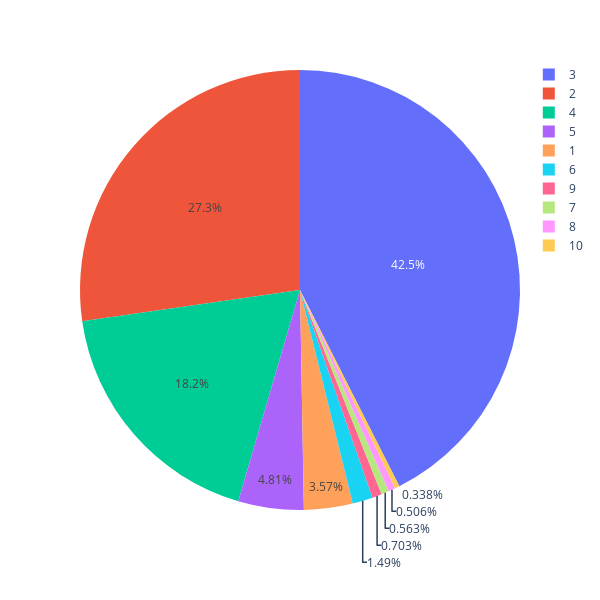

Notebook code cell kept with this figure:
### Code cell
fig = px.pie(df, names='bedRoom')

fig.update_layout(
    autosize=False,
    width=600,
    height=600,
)

# Show the plot
fig.show()

### Figure 1 — Plotly figure (JSON) as saved in the notebook; plotly's stock layout.template omitted (floating-point values rounded to 4 significant figures; data arrays with more than 128 entries replaced by an {"elided": "..."} marker saying what was removed)
{"data": [{"domain": {"x": [0, 1], "y": [0, 1]}, "hovertemplate": "bedRoom=%{label}<extra></extra>", "labels": {"elided": "3554 int values"}, "legendgroup": "", "name": "", "showlegend": true, "type": "pie"}], "layout": {"autosize": false, "height": 600, "legend": {"tracegroupgap": 0}, "margin": {"t": 60}, "width": 600}}
